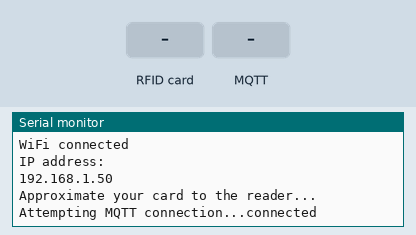
Simulated run of this sketch. Board: ESP8266 (NodeMCU). On the bench: the last lines printed to the serial monitor. Inputs (shaded band) come from the test bench. WiFi joins after 1.5 s; servers stay silent unless stated; no MQTT or app messages arrive unless stated.

Above: at 2.8 s.
2.9 s: RFID card 5E 7A 19 C4 held to the reader
At 3.8 s:
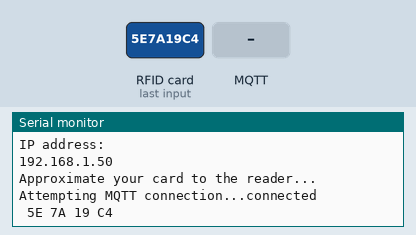
4.4 s: MQTT message "Hieu-2" arrives on the first subscribed topic
At 7.1 s:
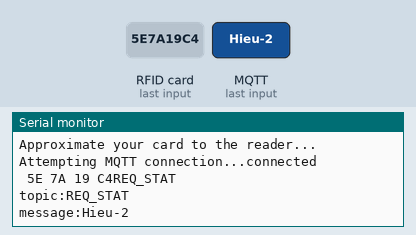
7.4 s: MQTT message "1" arrives on the first subscribed topic
At 7.7 s:
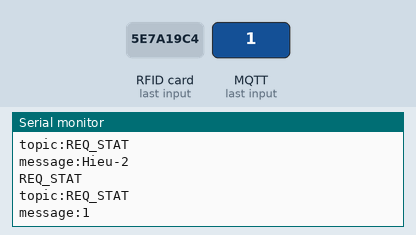
8.9 s: MQTT message "on" arrives on the first subscribed topic
At 9.7 s:
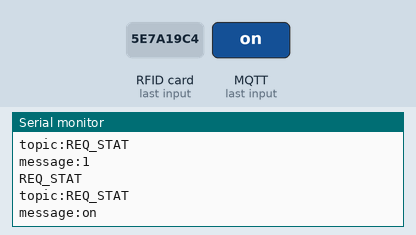
10.4 s: MQTT message "off" arrives on the first subscribed topic
At 11.3 s:
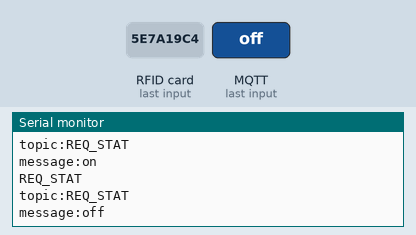

The sketch:

rfid.ino
```cpp
#include <ESP8266WiFi.h>
#include <WiFiClient.h>
#include <WiFiClientSecure.h>
#include <WiFiServer.h>
#include <WiFiUdp.h>
#include <PubSubClient.h>
#include <SPI.h>
#include <MFRC522.h>

WiFiClient espClient;
PubSubClient mqttclient(espClient);
//-------------------------------------------------
const char* ssid = "UiTiOt-E3.1";
const char* password = "UiTiOtAP";
const char* mqtt_server = "10.71.2.217";
//const char* ssid = "Hieu-2";
//const char* password = "trunghieu196";
//const char* mqtt_server = "192.168.100.100";
//---------------RFID-----------------------------

#define SS_PIN 15
#define RST_PIN 2
MFRC522 mfrc522(SS_PIN, RST_PIN);   // Create MFRC522 instance.

const char* username = "admin";
const char* pwd = "123QWE!@#";

void onReceiveMQTT(char* _topic, byte* payload, unsigned int length);

const char* req_stat_topic = "REQ_STAT";
const char* res_stat_topic = "RES_STAT";
const char* board_id = "RFID";
const char* uuid_topic = "UUID";

void setup()
{
  Serial.begin(115200);   // Initiate a serial communication
  setup_wifi();

  mqttclient.setServer(mqtt_server, 1883);
  mqttclient.setCallback(onReceiveMQTT);
  SPI.begin();      // Initiate  SPI bus
  mfrc522.PCD_Init();   // Initiate MFRC522
  Serial.println("Approximate your card to the reader...");
  reconnect();

}

void setup_wifi() {
  delay(10);
  Serial.println();
  Serial.print("Connecting to ");
  Serial.println(ssid);
  // kết nối đến mạng Wifi
  WiFi.begin(ssid, password);
  // in ra dấu . nếu chưa kết nối được đến mạng Wifi
  while (WiFi.status() != WL_CONNECTED) {
    delay(500);
    Serial.print(".");
  }
  // in ra thông báo đã kết nối và địa chỉ IP của ESP8266
  Serial.println("");
  Serial.println("WiFi connected");
  Serial.println("IP address: ");
  Serial.println(WiFi.localIP());
}

void reconnect() {
  // lặp cho đến khi được kết nối trở lại
  while (!mqttclient.connected()) {
    Serial.print("Attempting MQTT connection...");
    if (mqttclient.connect("smartdoor-rfid",username,pwd)) {
      Serial.println("connected");
      mqttclient.publish(res_stat_topic,board_id);
      mqttclient.subscribe(req_stat_topic);
    } else {
      // in ra màn hình trạng thái của client khi không kết nối được với MQTT broker
      Serial.print(mqttclient.state());
      Serial.println(" try again in 5 seconds");
      // delay 5s trước khi thử lại
      delay(5000);
    }
  }
}

void loop()
{
  mqttclient.loop();
  // Look for new cards
  if ( ! mfrc522.PICC_IsNewCardPresent())
  {
    return;
  }
  // Select one of the cards
  if ( ! mfrc522.PICC_ReadCardSerial())
  {
    return;
  }
  //Show UID on serial monitor
  String uuid = "";
  for (byte i = 0; i < mfrc522.uid.size; i++)
  {
    uuid = uuid + (char)
    Serial.print(mfrc522.uid.uidByte[i] < 0x10 ? " 0" : " ");
    Serial.print(mfrc522.uid.uidByte[i], HEX);
  }
  mqttclient.publish(uuid_topic,(char*) mfrc522.uid.uidByte);
  if (!mqttclient.connected()) {
    reconnect();
  }
  delay(3000);
}

void onReceiveMQTT(char* _topic, byte* payload, unsigned int length)
{
  String msg = "";
  String topic = String(_topic);
  Serial.println(topic);
  for (int i = 0; i < length; i++) {
    msg = msg + (char)payload[i];
  }
  Serial.print("topic:");
  Serial.println(topic);
  Serial.print("message:");
  Serial.println(msg);
  if(topic.equals(req_stat_topic)){
    mqttclient.publish(res_stat_topic,board_id);
  }
}
```

Measured:
- after the input at 2.9 s, the serial monitor: prints a new line at once (image 1)
- after the input at 4.4 s, the serial monitor: prints a new line after 1.5 s (image 2)
- after the input at 7.4 s, the serial monitor: prints a new line at once (image 3)
- after the input at 8.9 s, the serial monitor: prints a new line at once (image 4)
- after the input at 10.4 s, the serial monitor: prints a new line at once (image 5)
